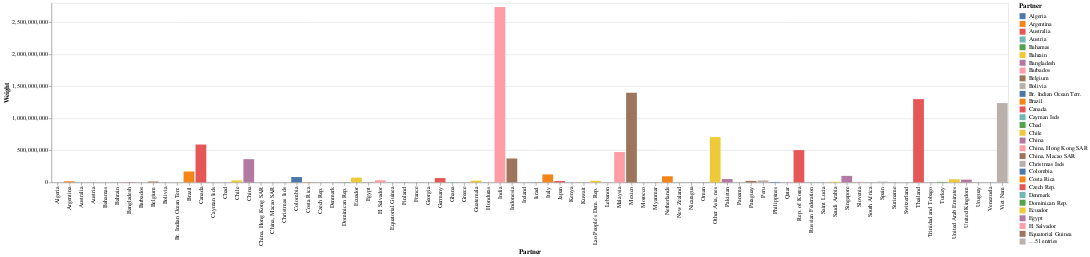

The notebook cell saved with this chart:
### Code cell
alt.Chart(paper2021_weight).mark_bar().encode(
    x='Partner',
    y='Weight',
    color='Partner'
)

### Figure 1 — Vega-Lite specification as saved in the notebook (floating-point values rounded to 4 significant figures)
{"config": {"view": {"continuousWidth": 400, "continuousHeight": 300}}, "data": {"name": "data-24ae07d84e25d32f31c0668839e6331c"}, "mark": "bar", "encoding": {"color": {"type": "nominal", "field": "Partner"}, "x": {"type": "nominal", "field": "Partner"}, "y": {"type": "quantitative", "field": "Weight"}}, "$schema": "https://vega.github.io/schema/vega-lite/v4.8.1.json", "datasets": {"data-24ae07d84e25d32f31c0668839e6331c": [{"Partner": "Algeria", "Weight": 19000}, {"Partner": "Argentina", "Weight": 17385000}, {"Partner": "Australia", "Weight": 384000}, {"Partner": "Austria", "Weight": 266000}, {"Partner": "Bahamas", "Weight": 36000}, {"Partner": "Bahrain", "Weight": 53000}, {"Partner": "Bangladesh", "Weight": 5780000}, {"Partner": "Barbados", "Weight": 46000}, {"Partner": "Belgium", "Weight": 14133000}, {"Partner": "Bolivia", "Weight": 4616000}, {"Partner": "Br. Indian Ocean Terr.", "Weight": 120000}, {"Partner": "Brazil", "Weight": 170471000}, {"Partner": "Canada", "Weight": 591170000}, {"Partner": "Cayman Isds", "Weight": 78000}, {"Partner": "Chad", "Weight": 17000}, {"Partner": "Chile", "Weight": 30926000}, {"Partner": "China", "Weight": 362401000}, {"Partner": "China, Hong Kong SAR", "Weight": 1057000}, {"Partner": "China, Macao SAR", "Weight": 22000}, {"Partner": "Christmas Isds", "Weight": 164000}, {"Partner": "Colombia", "Weight": 83427000}, {"Partner": "Costa Rica", "Weight": 3544000}, {"Partner": "Czech Rep.", "Weight": 70000}, {"Partner": "Denmark", "Weight": 583000}, {"Partner": "Dominican Rep.", "Weight": 3992000}, {"Partner": "Ecuador", "Weight": 74944000}, {"Partner": "Egypt", "Weight": 3340000}, {"Partner": "El Salvador", "Weight": 32640000}, {"Partner": "Equatorial Guinea", "Weight": 29000}, {"Partner": "Finland", "Weight": 2918000}, {"Partner": "France", "Weight": 163000}, {"Partner": "Georgia", "Weight": 63000}, {"Partner": "Germany", "Weight": 67702000}, {"Partner": "Ghana", "Weight": 3179000}, {"Partner": "Greece", "Weight": 178000}, {"Partner": "Guatemala", "Weight": 27609000}, {"Partner": "Honduras", "Weight": 360000}, {"Partner": "India", "Weight": 2736447000}, {"Partner": "Indonesia", "Weight": 373336000}, {"Partner": "Ireland", "Weight": 700000}, {"Partner": "Israel", "Weight": 2688000}, {"Partner": "Italy", "Weight": 124561000}, {"Partner": "Japan", "Weight": 21163000}, {"Partner": "Kenya", "Weight": 86000}, {"Partner": "Kuwait", "Weight": 46000}, {"Partner": "Lao People's Dem. Rep.", "Weight": 24634000}, {"Partner": "Lebanon", "Weight": 201000}, {"Partner": "Malaysia", "Weight": 473691000}, {"Partner": "Mexico", "Weight": 1398850000}, {"Partner": "Morocco", "Weight": 99000}, {"Partner": "Myanmar", "Weight": 200000}, {"Partner": "Netherlands", "Weight": 95329000}, {"Partner": "New Zealand", "Weight": 24000}, {"Partner": "Nicaragua", "Weight": 129000}, {"Partner": "Oman", "Weight": 1107000}, {"Partner": "Other Asia, nes", "Weight": 706414000}, {"Partner": "Pakistan", "Weight": 52292000}, {"Partner": "Panama", "Weight": 288000}, {"Partner": "Paraguay", "Weight": 23489000}, {"Partner": "Peru", "Weight": 31264000}, {"Partner": "Philippines", "Weight": 7147000}, {"Partner": "Qatar", "Weight": 398000}, {"Partner": "Rep. of Korea", "Weight": 503826000}, {"Partner": "Russian Federation", "Weight": 2837000}, {"Partner": "Saint Lucia", "Weight": 53000}, {"Partner": "Saudi Arabia", "Weight": 9701000}, {"Partner": "Singapore", "Weight": 101672000}, {"Partner": "Slovenia", "Weight": 7139000}, {"Partner": "South Africa", "Weight": 584000}, {"Partner": "Spain", "Weight": 11837000}, {"Partner": "Suriname", "Weight": 316000}, {"Partner": "Switzerland", "Weight": 270000}, {"Partner": "Thailand", "Weight": 1300105000}, {"Partner": "Trinidad and Tobago", "Weight": 1525000}, {"Partner": "Turkey", "Weight": 7690000}, {"Partner": "United Arab Emirates", "Weight": 49101000}, {"Partner": "United Kingdom", "Weight": 43208000}, {"Partner": "Uruguay", "Weight": 437000}, {"Partner": "Venezuela", "Weight": 234000}, {"Partner": "Viet Nam", "Weight": 1237757000}]}}
